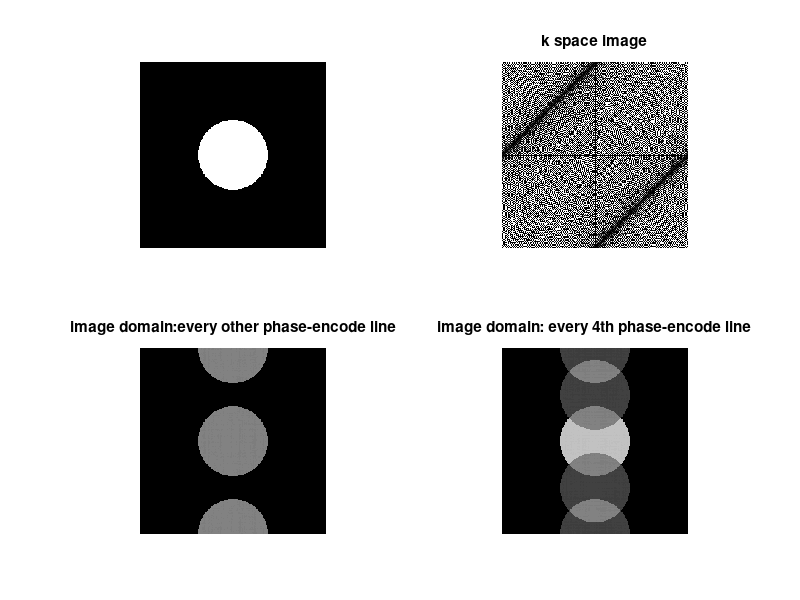
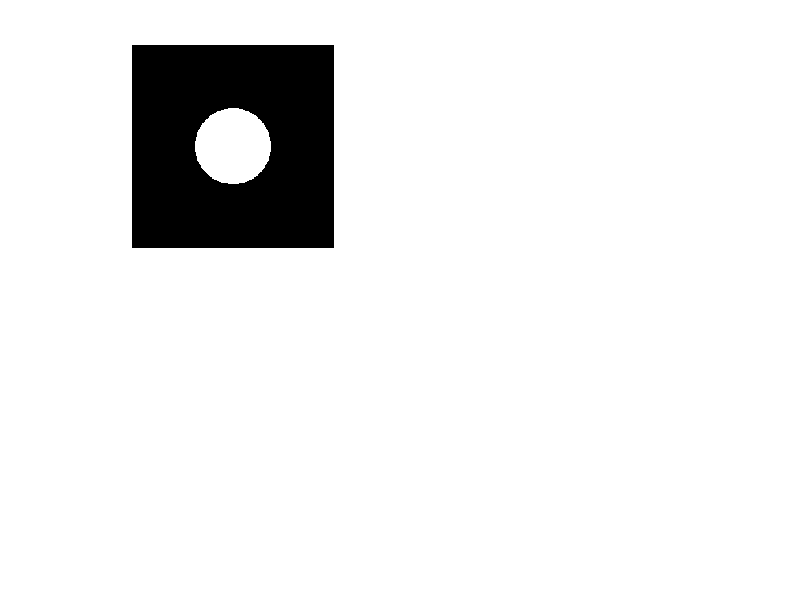

MATLAB code to generate these figures, in order: (Note: this script raises an error after producing the figures.)
%% BME 4783
% MRI Homework 5 

%% part a 
time=.00512; % in s 
samples=256;
deltaT=(time/samples); % in s 
FOV=300/1000; % in m 
gamma=42.5771*10^6; % in Hz/T

readout_gradient=1/(FOV*deltaT*(2*pi/gamma)) % in T/m
%% part b
TR=10; % in ms
samples=256;
number_phase_encodes=256/2;

readout_time=TR*number_phase_encodes % answer in ms 
%% part b (2)
% create a sphere inside of a cube image in 2D 
% cube 
x=[-6.375:0.05:6.375];
y=[-6.375:0.05:6.375];
image_water=zeros (length(x), length(y));

% sphere
r=2.4;
for b=1:256
    for c=1:256
        if x(b)^2+y(c)^2 < r^2
    image_water(b,c)=1;
        end 
    end 
end 
figure (1)
subplot(2,2,1)
colormap(gray)
imshow(image_water)
title("image domain")

% take the fourier transform of the image 
kspace_water=fft2(image_water);
FT_square4=fft2(image_water);

%% 
ifft_shift=ifft2(kspace_water);
imshow(ifft_shift)

%%
subplot(2,2,2)
imshow(kspace_water) 
title("k space image")

% make every other phase-encode lines appear 
kspace_water(2:2:end)=0;

% take the ift
IFT_square=ifft2(kspace_water);
subplot(2,2,3)
imshow(IFT_square)
title("image domain:every other phase-encode line")

% aquire every fourth line of the image 
FT_square4(1:4:end)=0;
IFT_square4=ifft2(FT_square4);
subplot(2,2,4)
imshow(abs(IFT_square4))
title("image domain: every 4th phase-encode line")


%% part c 
x=[-6.375:0.05:6.375];
y=[-6.375:0.05:6.375];
image_water=zeros (length(x), length(y));

% sphere
r=2.4;
for s=1:256
    for m=1:256
        if x(s)^2+y(m)^2 < r^2
            image_water(s,m)=1;
        end 
    end 
end 
figure (5)
subplot(2,2,1)
colormap(gray)
imshow(image_water)
h = gca;
h.Visible = 'On';
title("image water")

% take the fourier transform of the image 
kspace_water=fft2(image_water);
subplot(2,2,2)
imshow(kspace_water)
h = gca;
h.Visible = 'On';
title("kspace water")

% shift the kspace water to kspace fat by 2000 Hz 
f=2000; % HZ 
time_step=0.02/1000; % in s 
total_time=5.12/1000; % in s 

time_step=[0:0.00002:0.00511];
phase=[1:256];


fdomain=zeros (length(time_step),length(phase));


for k=1:256
    for l=1:256
        fdomain(k,l)=time_step(l)+0.00002;
        phase(k,l)=f.*fdomain(k,l);
   end 
end



shift=exp(1i*2*pi*phase);

kspace_fat=kspace_water.*shift;
subplot(2,2,3)
imshow(kspace_fat)
h = gca;
h.Visible = 'On';
title("kspace fat")

image_fat=ifft2(kspace_fat);
subplot(2,2,4)
imshow(image_fat)
h = gca;
h.Visible = 'On';
title("image fat") 

%% result calculated using the fourier transform shift 
% applied in image domain
f=2000; % Hz
time=0.0002 % in s
freq_domain=exp(1i*f*time)







